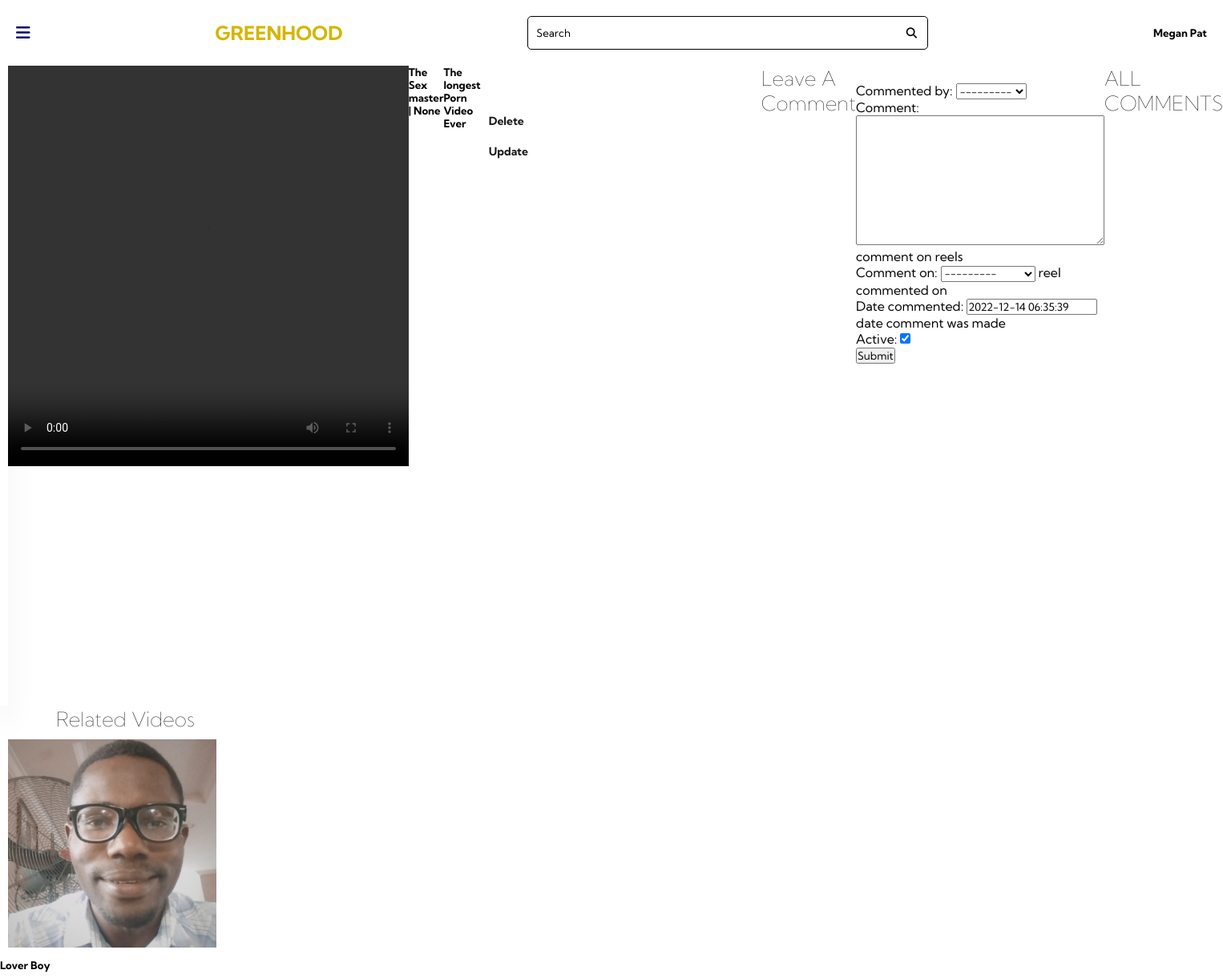
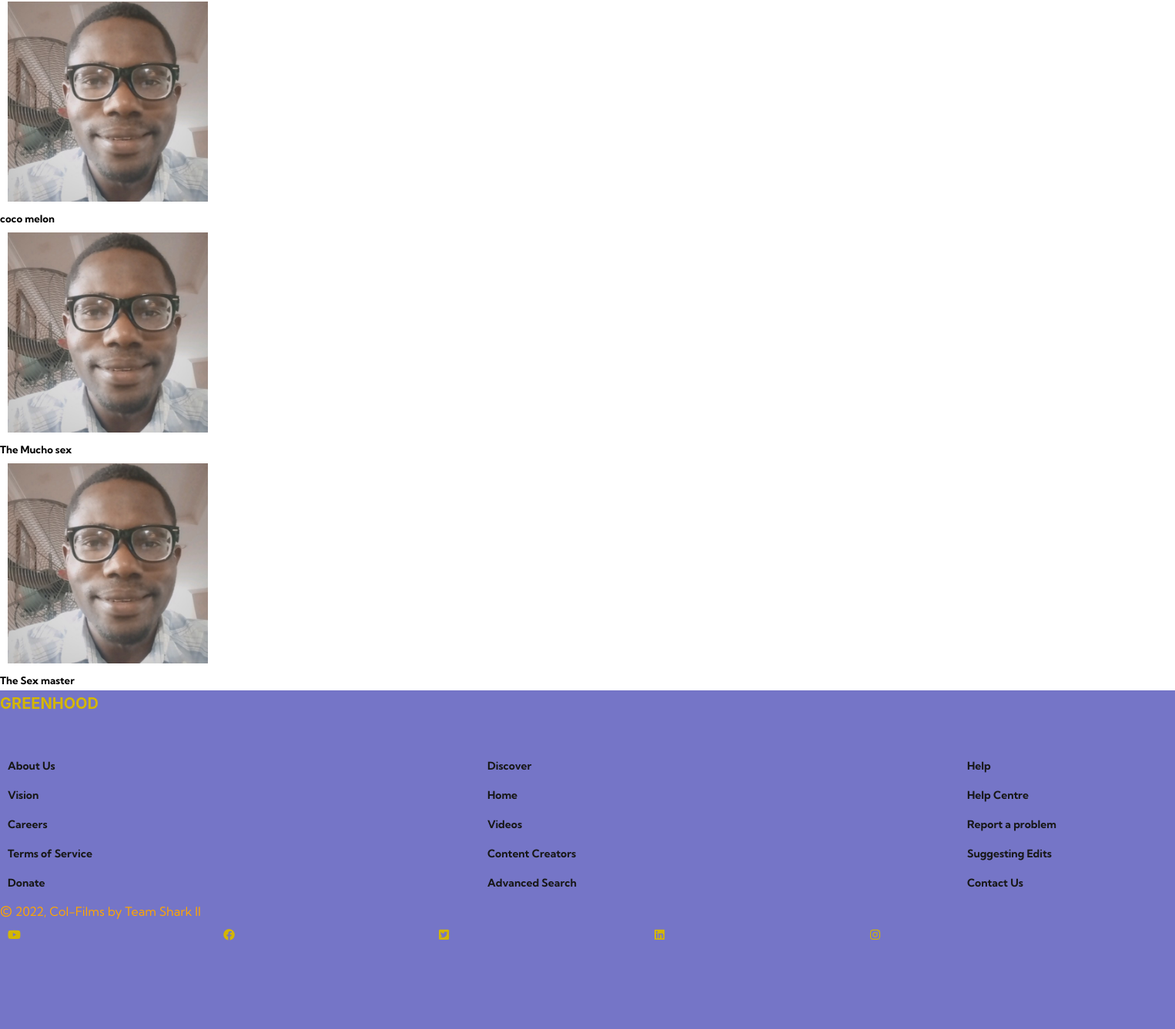
Screenshot of /index/video_detail/1/ (signed in) with the database file from the repository (2 pictures, top to bottom).
### core/models.py (models this page shows, shortened)
class Reel(models.Model):
    uploader = models.ForeignKey(
        settings.AUTH_USER_MODEL, blank=True, verbose_name=_("uploaded by"),
        on_delete=models.CASCADE
    )
    title = models.CharField(
        _("video title"), max_length=255,
        help_text=_("Enter a title for your short video")
    )
    description = models.TextField(
        _("long description"),
        help_text=_("Enter a description for your short video")
    )
    category = models.ForeignKey(
        Category, on_delete=models.CASCADE,
verbose_name=_("video category"), null=True,
        help_text=_("choose a category for your short video")
    )
    cover_thumbnail = models.FileField(
        _("video cover"), upload_to="reels/cover", help_text=_("cover image"),
        null=True, blank=True, validators=[
            FileExtensionValidator(allowed_extensions=['jpg', 'jpeg', 'png'])
        ]
    )
    video = models.FileField(
        _("video file"), upload_to='reels', max_length=100,
        help_text=_("upload short video file less than 15 minutes"),
        validators=[FileExtensionValidator(allowed_extensions=[
            'MOV', 'avi', 'mp4', 'webm', 'mkv'
        ])]
    )
    published = models.BooleanField(
        _("published status"), default=False,
        help_text=_("Designates whether video has been published."),
    )
    date_posted = models.DateTimeField(
        _("date uploaded"), default=timezone.now,
        help_text="date video was uploaded"
    )
    class Meta:
        ordering = ['-date_posted', 'title']
    def __str__(self) -> str:
        return self.title

### core/views.py (the view)
# urls.py: path('index/video_detail/<pk>/', views.video_detail, name= 'video_detail'),
@login_required(login_url='login')
def video_detail(request, pk):
    pub = Reel.objects.get(pk=pk)
    related = Reel.objects.filter(category=pub.category)
    post = get_object_or_404(Reel, pk=pk)
    comments = pub.commented.filter(active=True).order_by('-date')
    new_comment = None
    if request.method == 'POST':
        comment_form = CommentForm(data=request.POST)
        if comment_form.is_valid():
            comment_form.instance.author =request.user
            new_comment = comment_form.save(commit=False)
            new_comment.post = post
            new_comment.save()
    else:
        comment_form = CommentForm()
    context = {
        'pub': pub,
        'comments': comments,
        'new_comment': new_comment,
        'comment_form': comment_form,
        'related': related,
    }
    return render(request, 'vid.html', context)

### core/forms.py
class CommentForm(ModelForm):
    class Meta:
        model = Comment
        fields = '__all__'

### core/models.py (called while the page is built)
    def __str__(self):
        return '{} {}'.format(self.username, self.first_name, self.last_name)

### core/templates/vid.html (shortened to what this page needs)
<!DOCTYPE html>
<html lang="en">
<head>
    <link rel="stylesheet" href="https://cdnjs.cloudflare.com/ajax/libs/font-awesome/6.2.1/css/all.min.css"
 />
    <link rel="stylesheet" href="vid.css">
</head>
<body>
    <header>
        <div class="container1">
            <nav>
                <i class="fa fa-bars menu" aria-hidden="true"></i>
                <h2>GREENHOOD</h2>
                <div class="search-bar">
                    <input type="text" placeholder="Search" name="Q" class="search-txt">
                    <button type="submit"><i class="fa fa-search" aria-hidden="true"></i></button>
                </div>
                <div class="profile">
                    <h5>Megan Pat</h5>
                </div>
            </nav>
    </header>
    <main>
        <div class="container">
            <section>
                <ul>
                    <li><a href="{% url 'index' %}">
                        </a>
                    </li>
                    <li><a href="_blank">
                        </a>
                    </li>
                    <li><a href="{% url 'myvideos' %}">
                        </a>
                    </li>
                    <li><a href="">
                        </a>
                    </li>
                    <li><a href="{% url 'logout' %}" class="logout">
                        </a>
                    </li>
                </ul>
            </section>
            <video src="{{ pub.video.url }}" controls alt="play video" width="500px" height="500px" type="video/mp4">
          </video>
            <h5>{{pub.title}} | {{pub.category }}</h5>
            <h5>{{pub.description}}</h5>
            {% if request.user == pub.uploader %}
            <ul>
              <li>
                <a href="{% url 'deleteupload' pub.pk %}">Delete</a>
              </li>
              <li>
                <a href="{% url 'updateupload' pub.pk %}">Update</a>
              </li>
            </ul>
            {% endif %}
            {% if request.user.is_authenticated %}
<h4> Leave A Comment </h4>
<form method="post" style="margin-top: 1.3em;">
    {{ comment_form.as_p }}
    <button type="submit" >Submit</button>
  </form>
{% else %}
<p> <a href='{% url "login" %}'>Login</a> or <a href='{% url "login" %}'>Register</a> to join the discussion </p>
{% endif %}
<h4 style='padding: 0em; margin-bottom:0em; '>ALL COMMENTS</h4>
    </div>
            <h4>Related Videos</h4>
            {% for video in related %}
            <div class="card">
              <a href='{% url "video_detail" video.pk  %}'> <img src="{{video.cover_thumbnail.url}}" alt=""/></a>
              <h5>{{video.title}}</h5>
          </div>
            {% endfor %}
    </main>
    <footer>
        <div class="logo">GREENHOOD</div>
    <div class="column_container">
      <div class="column">
        <ul>
          <li><a href="">About Us</a></li>
          <li><a href="">Vision</a></li>
          <li><a href="">Careers</a></li>
          <li><a href="">Terms of Service</a></li>
          <li><a href="">Donate</a></li>
        </ul>
      </div>
      <div class="column">
        <ul>
          <li><a href="">Discover</a></li>
          <li><a href="">Home</a></li>
          <li><a href="">Videos</a></li>
          <li><a href="">Content Creators</a></li>
          <li><a href="">Advanced Search</a></li>
        </ul>
      </div>
      <div class="column">
        <ul>
          <li><a href="">Help</a></li>
          <li><a href="">Help Centre</a></li>
          <li><a href="">Report a problem</a></li>
          <li><a href="">Suggesting Edits</a></li>
          <li><a href="">Contact Us</a></li>
        </ul>
      </div>
    </div>
    <div class="copyright_and_brand_icons">
      <div class="copyright">
        <span>&copy</span> 2022, Col-Films by Team Shark II
      </div>
      <div class="brand_icons">
        <a href="#"><i class="fa-brands fa-youtube"></i></a>
        <a href="#"><i class="fa-brands fa-facebook"></i></a>
        <a href="#"><i class="fa-brands fa-square-twitter"></i></i></a>
        <a href="#"><i class="fa-brands fa-linkedin"></i></a>
        <a href="#"><i class="fa-brands fa-instagram"></i></i></a>
      </div>
    </div>
    </footer>
</body>
</html>

### core/templates/vid.css (style rules this page uses)
* { margin: 0; padding: 0; box-sizing: border-box; font-family: "Kumbh Sans", sans-serif; max-width: 100%; }
:root { --primary-color: #000072; --primary-color-2: #2121A8; --primary-color-3: #7575C7; --secondary-color: #E1C202; --secondary-color-2:#EEDC6E; --secondary-color-3:#EFE6AE; --tertiary-color: #A1BCC7; --tertiary-color-2:#181818; --tertiary-color-3:#858585; --tertiary-color-4:#B8B8B8; --background: #FFFFFF; --logo-color: #D4B600; }
nav { width: 100%; display: flex; justify-content: space-between; align-items: center; padding: 20px; }
.profile { display: flex; align-items: center; }
h2 { color: #D4B600; }
.fa-bars { color: #000072; font-size: 20px; }
.search-bar { display: flex; border: 1px solid; justify-content: space-between; width: 500px; padding: 10px; border-radius: 5px; }
::placeholder { color: #000; }
.search-bar .search-txt { border: none; background: none; outline: none; }
.search-bar button { background: transparent; color: #000; border: 0; width: 20px; height: 20px; border-radius: 50%; cursor: pointer; }
.container { display: flex; }
section { position: relative; top: 0; bottom: 0; left: 0; height: 100vh; background: #fff; width: 280px; overflow: hidden; box-shadow: 0px 20px 35px rgba(0, 0, 0, 0.1); }
a { position: relative; color: rgb(85, 85, 83); font-size: 14px; display: table; width: 280px; padding: 10px; text-decoration: none; font-weight: bold; }
section ul li { margin-bottom: 10px; }
.logout { position: absolute; }
h4 { padding-left:70px; font-size: 25px; font-weight: lighter; }
footer { bottom: 0; margin-top: 5px; padding-top: 5px; background: var(--primary-color-3); height: 55vh; overflow: fixed; }
footer .logo { font-family: "Inter", sans-serif; color: var(--logo-color); font-size: 20px; font-weight: 700; }
.column_container { width: 100%; display: flex; flex-direction: row; justify-content: space-between; align-items: center; margin: auto; position: relative; bottom: 0; }
ul { margin-top: 50px; }
li { list-style: none; }
li:nth-child(1) { font-size: 20px; font-weight: 700; }
li a:nth-child(1) { font-weight: 700; }
li a { text-decoration: none; color: var(--tertiary-color-2); font-weight: 400; }
.copyright { color: orange; }
.copyright span { font-size: 24px; }
.brand_icons { display: flex; }
.brand_icons i { color: var(--logo-color); font-size: 15px; }

### rows the page displays
Reel: title "The Sex master", category "None", description "The longest Porn Video Ever", cover_thumbnail (picture)
Reel: cover_thumbnail (picture), title "Lover Boy"
Reel: cover_thumbnail (picture), title "coco melon"
Reel: cover_thumbnail (picture), title "The Mucho sex"
